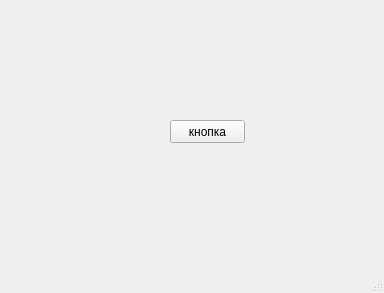
<?xml version="1.0" encoding="UTF-8"?>
<ui version="4.0">
 <class>MainWindow</class>
 <widget class="QMainWindow" name="MainWindow">
  <property name="geometry">
   <rect>
    <x>0</x>
    <y>0</y>
    <width>384</width>
    <height>293</height>
   </rect>
  </property>
  <property name="windowTitle">
   <string>MainWindow</string>
  </property>
  <widget class="QWidget" name="centralwidget">
   <widget class="QPushButton" name="pushButton">
    <property name="geometry">
     <rect>
      <x>170</x>
      <y>120</y>
      <width>75</width>
      <height>23</height>
     </rect>
    </property>
    <property name="text">
     <string>кнопка</string>
    </property>
   </widget>
  </widget>
  <widget class="QMenuBar" name="menubar">
   <property name="geometry">
    <rect>
     <x>0</x>
     <y>0</y>
     <width>384</width>
     <height>21</height>
    </rect>
   </property>
  </widget>
  <widget class="QStatusBar" name="statusbar"/>
 </widget>
 <resources/>
 <connections/>
</ui>
